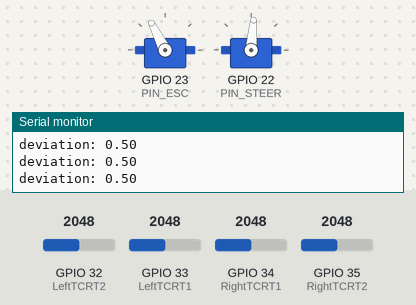
Bench run of a sketch on a simulated ESP32. Parts: 2 × servo, the last lines printed to the serial monitor. The inputs (shaded band) are chosen by the test bench; at power-on: GPIO 35 (RightTCRT2) = 2048, GPIO 32 (LeftTCRT2) = 2048, GPIO 33 (LeftTCRT1) = 2048, GPIO 34 (RightTCRT1) = 2048.

Above: at 7.2 s.
7.3 s: GPIO 35 (RightTCRT2) set to 1987
At 8.1 s:
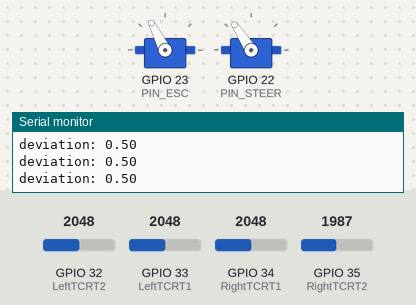
8.8 s: GPIO 32 (LeftTCRT2) set to 1927
At 9.3 s:
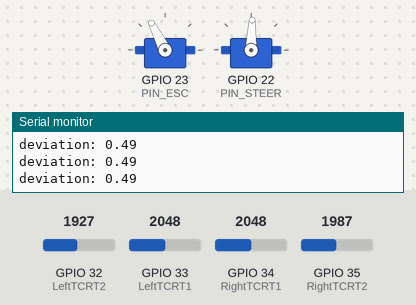
10.3 s: GPIO 33 (LeftTCRT1) set to 2167
At 11.5 s:
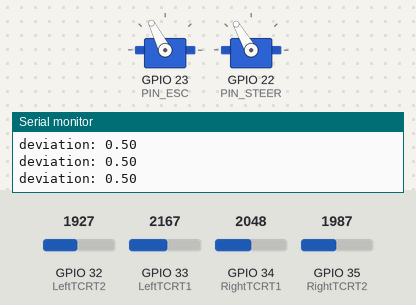
11.8 s: GPIO 34 (RightTCRT1) set to 2866
At 12.1 s:
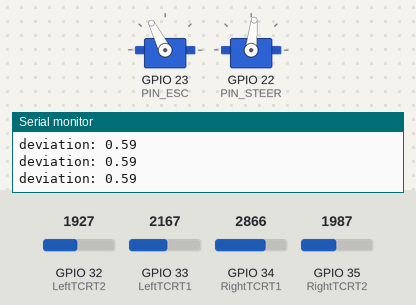
13.3 s: GPIO 34 (RightTCRT1) set to 1730
At 14.5 s:
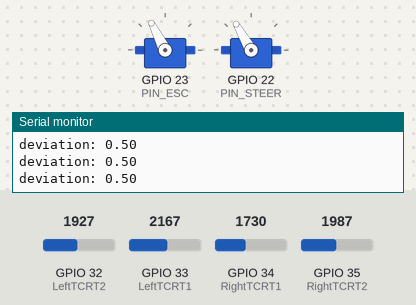
14.8 s: GPIO 32 (LeftTCRT2) set to 1730
At 15.7 s:
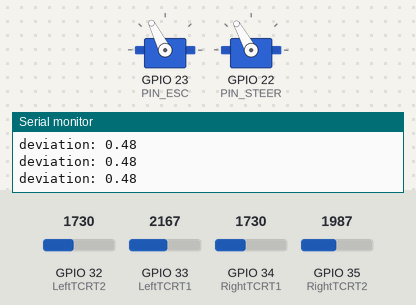
Timing chart, 0 to 17.3 s (numbered marks = the images above; inputs shaded):
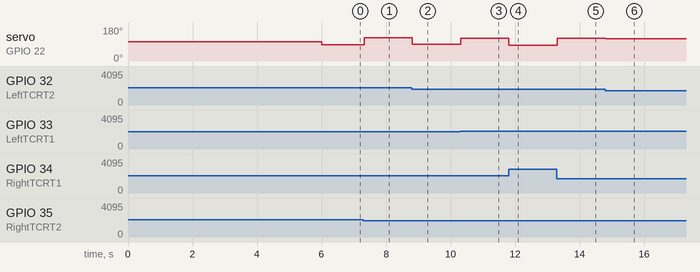

The sketch:

Mamdani_v2.ino
```cpp
// #include <NimBLEDevice.h>
#include <ESP32Servo.h>
#include "Fuzzy.h"
#include "GeometricShapes.h"

Servo esc, steer;
Fuzzy fuzzy;

const int PIN_ESC   = 23;
const int PIN_STEER = 22;
const int LeftTCRT1 = 33;
const int LeftTCRT2 = 32;
const int RightTCRT1 = 34;
const int RightTCRT2 = 35;

int leftValue1 = 0;
int leftValue2 = 0;
int rightValue1 = 0;
int rightValue2 = 0;


void setup() {
  Serial.begin(115200);
  pinMode(LeftTCRT1, INPUT);
  pinMode(LeftTCRT2, INPUT);
  pinMode(RightTCRT1, INPUT);
  pinMode(RightTCRT2, INPUT);

  // ESC & Servo
  ESP32PWM::allocateTimer(0);
  ESP32PWM::allocateTimer(1);
  esc.setPeriodHertz(50);
  esc.attach(PIN_ESC, 1000, 2000);
  steer.attach(PIN_STEER, 1000, 2000);
  esc.writeMicroseconds(1500);
  steer.writeMicroseconds(1570); // Mitte angepasst
  delay(6000);
  esc.writeMicroseconds(1650);
}

void loop() {
    esc.writeMicroseconds(1650);

    int sL = analogRead(33);
    int bL = analogRead(32);
    int sR = analogRead(34);
    int bR = analogRead(35);

    //TODO: wenn beide werte hoch sind, anhalten

    // 1. Fuzzy inference
    InputMembershipDegrees inM = fuzzy.inference(sL, bL, sR, bR);

    // 2. Regeln
    OutputMembershipDegrees outM = fuzzy.rules(inM);

    // 3. Defuzzify -> PWM
    float steering_pwm = fuzzy.defuzzify(outM);

    // Ausgabe für die Auswertung nicht bei angehobenem Fahrzeug
    if (bL< 1000 || bR < 1000 ){
      Serial.println(sL);
      Serial.println(bL);
      Serial.println(sR);
      Serial.println(bR);
      Serial.println(steering_pwm);}

//     if (leftDeviation > rightDeviation):
//     direction = 'left'
// else:
//     direction = 'right'

    //Serial.print("PWM: ");
    //Serial.println(steering_pwm);

    steer.writeMicroseconds(steering_pwm);

    delay(20);  // Loop entspannt lassen, ESC mag 50 Hz
}
```

Fuzzy.cpp
```cpp
#include "Fuzzy.h"
#include <Arduino.h>


// ------------------- Konstruktor -------------------

Fuzzy::Fuzzy() {
    // aktuell nichts zu tun
}

// ------------------- inference -------------------


InputMembershipDegrees Fuzzy::inference(int smallLeft,
                                        int bigLeft,
                                        int smallRight,
                                        int bigRight)
{
    InputMembershipDegrees m;
    m.smallLeft  = 0.0f;
    m.bigLeft    = 0.0f;
    m.normal     = 0.0f;
    m.smallRight = 0.0f;
    m.bigRight   = 0.0f;

    float muSmall  = 0.0f;
    float muBig    = 0.0f;
    float muNormal = 0.0f;

    int leftDeviation  = smallLeft  + bigLeft;
    int rightDeviation = smallRight + bigRight;

    // Grad der Deviation von 0% (Normal) bis 100% (Big) berechnen:
    float deviation;
    bool directionLeft;
    bool directionNormal; // hinzugefügt

    if ((leftDeviation < 400) && (rightDeviation < 400)){
        deviation = 0;
    }else {
        if (leftDeviation > rightDeviation) {
        float s = smallLeft/4095.0f;
        float b = bigLeft / 4095.0f;
        deviation = 0.5*s+0.5*b;
        directionLeft = true;
        directionNormal = false;
        } else {
        float s = smallRight / 4095.0f;
        float b = bigRight /4095.0f;
        deviation = 0.5*s+0.5*b;
        directionLeft = false;
        directionNormal=false;
        }
    }


    // Begrenzung, nur falls irgendwas schief geht
    if (deviation < 0.0f) deviation = 0.0f;
    if (deviation > 1.0f) deviation = 1.0f;

    // inference berechnen mit drei generellen Membershipfunktionen
    // (gespiegelt für left und right)
    if (deviation == 0.0f){
        muNormal = 1.0f;
    }
    else if (deviation < 0.5f) {
        // Absteigende Kante der Normal-Membershipfunktion
        muNormal = -2.0f * deviation + 1.0f;
        muSmall  = 1.0f - muNormal;  // Aufsteigende Kante von Small
        muBig    = 0.0f;
    } else {
        // Absteigende Kante von Small
        muSmall = -2.0f * deviation + 2;
        muBig   = 1.0f - muSmall;    // Aufsteigende Kante von Big
        muNormal = 0.0f;
    }

    if (directionLeft) {
        m.smallLeft  = muSmall;
        m.bigLeft    = muBig;
        m.normal     = muNormal;
        m.smallRight = 0.0f;
        m.bigRight   = 0.0f;
    } else {
        m.smallLeft  = 0.0f;
        m.bigLeft    = 0.0f;
        m.normal     = muNormal;
        m.smallRight = muSmall;
        m.bigRight   = muBig;
    }
    Serial.print("deviation: ");
    Serial.println(deviation);
    return m;
}

// ------------------- rules -------------------
//
// Entspricht der Python-Methode:
// def rules(self, membershipdegrees):
//   if smallLeft or bigLeft -> right
//   if smallRight or bigRight -> left
//   if normal -> normal
//

OutputMembershipDegrees Fuzzy::rules(const InputMembershipDegrees &m) {
    OutputMembershipDegrees o;
    o.bigLeft   = 0.0f;
    o.smallLeft = 0.0f;
    o.normal = 0.0f;
    o.bigRight  = 0.0f;
    o.smallRight = 0.0f;

    // Kleine Hilfsfunktion -> im Code direkt mit > 0.0f
    if (m.smallLeft > 0.0f ) {
        // nach rechts lenken
        o.smallRight = m.smallLeft;
    }
    if (m.bigLeft > 0.0f){
        o.bigRight = m.bigLeft;
    }
    if (m.smallRight > 0.0){
        o.smallLeft = m.smallRight;
    }
    if ( m.bigRight > 0.0f) {
        // nach links lenken
        o.bigLeft = m.bigRight;
    }
    if (m.normal > 0.0f) {
        o.normal = m.normal;
    }

    return o;
}

// ------------------- defuzzify -------------------

float Fuzzy::defuzzify(const OutputMembershipDegrees &o) { //"&o" übergibt das Objekt keine Kopie
    float steering_pwm = 1570.0f; // Default: geradeaus Mitte geändert

    // Zur Lesbarkeit: lokale Kopien
    float smallLeft  = o.smallLeft;
    float bigLeft = o.bigLeft;
    float smallRight = o.smallRight;
    float bigRight = o.bigRight;
    float normal = o.normal;
    float offset = 1230.0f; // nierigster Wert angepasst
    float maxvalue = 1770.0f; // höchster Wert angepasst

    if (bigLeft > 0.0f && smallLeft > 0.0f) {
        float x1, x2, x3;
        float area1, area2, area3, area4;
        float cog1, cog2, cog3, cog4;

        if (bigLeft < smallLeft) {
            // relevante Schnittpunkte berechnen
            x1 = bigLeft * 100.0f + 1370;
            x2 = smallLeft * 100.0f + 1370;
            x3 = smallLeft * -100.0f + 1570;

            // Einzelne Flächen und Schwerpunkte berechnen
            RectangleShape shape1(1370, x1, bigLeft);
            area1 = shape1.getArea();
            cog1  = shape1.getCenterOfGravity();

            Trapezoid shape2(x1, x2, bigLeft, smallLeft);
            area2 = shape2.getArea();
            cog2  = shape2.getCenterOfGravity();

            RectangleShape shape3(x2, x3, smallLeft);
            area3 = shape3.getArea();
            cog3  = shape3.getCenterOfGravity();

            Triangle shape4(x3, 1570, smallLeft, TRIANGLE_LEFT);
            area4 = shape4.getArea();
            cog4  = shape4.getCenterOfGravity();
        } else {
            x1 = bigLeft * -100.0f + 1470;
            x2 = smallLeft * -100.0f + 1470;
            x3 = smallLeft * -100.0f + 1570;

            RectangleShape shape1(1370, x1, bigLeft);
            area1 = shape1.getArea();
            cog1  = shape1.getCenterOfGravity();

            Trapezoid shape2(x1, x2, bigLeft, smallLeft);
            area2 = shape2.getArea();
            cog2  = shape2.getCenterOfGravity();

            RectangleShape shape3(x2, x3, smallLeft);
            area3 = shape3.getArea();
            cog3  = shape3.getCenterOfGravity();

            Triangle shape4(x3, 1570, smallLeft, TRIANGLE_LEFT);
            area4 = shape4.getArea();
            cog4  = shape4.getCenterOfGravity();
        }

        float sumArea = area1 + area2 + area3 + area4;
        if (sumArea > 0.0f) {
            steering_pwm = (area1 * cog1 + area2 * cog2 + area3 * cog3 + area4 * cog4) / sumArea;
        }
    }
    else if (bigRight > 0.0f && smallRight > 0.0f) {
        float x1, x2, x3;
        float area1, area2, area3, area4;
        float cog1, cog2, cog3, cog4;

        if (bigRight < smallRight) {
            x1 = smallRight * 100.0f + 1570;
            x2 = smallRight * -100.0f + 1770;
            x3 = bigRight * -100.0f + 1770;

            Triangle shape1(1570, x1, smallRight, TRIANGLE_RIGHT);
            area1 = shape1.getArea();
            cog1  = shape1.getCenterOfGravity();

            RectangleShape shape2(x1, x2, smallRight);
            area2 = shape2.getArea();
            cog2  = shape2.getCenterOfGravity();

            Trapezoid shape3(x2, x3, bigRight, smallRight);
            area3 = shape3.getArea();
            cog3  = shape3.getCenterOfGravity();

            RectangleShape shape4(x3, 1770, bigRight);
            area4 = shape4.getArea();
            cog4  = shape4.getCenterOfGravity();
        } else {
            x1 = smallRight * 100.0f + 1570;
            x2 = smallRight * 100.0f + 1670;
            x3 = bigRight * 100.0f + 1670;

            Triangle shape1(1570, x1, smallRight, TRIANGLE_RIGHT);
            area1 = shape1.getArea();
            cog1  = shape1.getCenterOfGravity();

            RectangleShape shape2(x1, x2, smallRight);
            area2 = shape2.getArea();
            cog2  = shape2.getCenterOfGravity();

            Trapezoid shape3(x2, x3, smallRight, bigRight);
            area3 = shape3.getArea();
            cog3  = shape3.getCenterOfGravity();

            RectangleShape shape4(x3, 1770, bigRight);
            area4 = shape4.getArea();
            cog4  = shape4.getCenterOfGravity();
        }

        float sumArea = area1 + area2 + area3 + area4;
        if (sumArea > 0.0f) {
            steering_pwm = (area1 * cog1 + area2 * cog2 + area3 * cog3 + area4 * cog4) / sumArea;
        }
    }
    else if (bigLeft > 0.0f) {
        float x1 = bigLeft * -100.0f + 1470;

        RectangleShape shape1(1370, x1, bigLeft);
        float area1 = shape1.getArea();
        float cog1  = shape1.getCenterOfGravity();

        Triangle shape2(x1, 1470, bigLeft, TRIANGLE_LEFT);
        float area2 = shape2.getArea();
        float cog2  = shape2.getCenterOfGravity();

        float sumArea = area1 + area2;
        if (sumArea > 0.0f) {
            steering_pwm = (area1 * cog1 + area2 * cog2) / sumArea;
        }
    }
    else if (bigRight > 0.0f) {
        float x1 =  bigRight * 100.0f + 1670;

        Triangle shape1(1670, x1, bigRight, TRIANGLE_RIGHT); //Mitte geändert
        float area1 = shape1.getArea();
        float cog1  = shape1.getCenterOfGravity();

        RectangleShape shape2(x1, 1770, bigRight);
        float area2 = shape2.getArea();
        float cog2  = shape2.getCenterOfGravity();

        float sumArea = area1 + area2;
        if (sumArea > 0.0f) {
            steering_pwm = (area1 * cog1 + area2 * cog2) / sumArea;
        }
    }
    else if (normal > 0.0f && (smallLeft > 0.0 || smallRight > 0.0f)){
        float l, r, x0, x1 , x2, x3, x4, xn;
        if (normal < smallLeft){
            l = smallLeft;
            r = normal;
            x0 = 1370;
            x1 = smallLeft * 100.0f + 1370;
            x2 = smallLeft * -100.0f + 1570;
            x3 = normal * -100.0f + 1570;
            x4 = normal * -100.0f + 1670;
            xn = 1670;
        }
        else if (normal < smallRight){
            l = normal;
            r = smallRight;
            x0 = 1470;
            x1 = normal * 100.0f + 1470;
            x2 = normal * 100.0f + 1570;
            x3 = smallRight * 100.0f + 1570;
            x4 = smallRight * -100.0f + 1770;
            xn = 1770;
        }
        else if ((smallLeft > 0) and (smallLeft < normal)){
            l = smallLeft;
            r = normal;
            x0 = 1370;
            x1 = smallLeft * 100.0f + 1370;
            x2 = smallLeft * 100.0f + 1470;
            x3 = normal * 100.0f + 1470;
            x4 = normal * -100.0f + 1670;
            xn = 1670;
        }
        else {
            l = normal;
            r = smallRight;
            x0 = 1470;
            x1 = normal * 100.0f + 1470;
            x2 = normal * -100.0f + 1670;
            x3 = smallRight * -100.0f + 1670;
            x4 = smallRight * -100.0f + 1770;
            xn = 1770;
        }

        Triangle shape1(x0, x1, l, TRIANGLE_RIGHT);
        float area1 = shape1.getArea();
        float cog1  = shape1.getCenterOfGravity();

        RectangleShape shape2(x1, x2, l);
        float area2 = shape2.getArea();
        float cog2  = shape2.getCenterOfGravity();

        Trapezoid shape3(x2, x3, l, r);
        float area3 = shape3.getArea();
        float cog3 = shape3.getCenterOfGravity();

        RectangleShape shape4(x3, x4, r);
        float area4 = shape4.getArea();
        float cog4 = shape4.getCenterOfGravity();

        Triangle shape5(x4, xn, r, TRIANGLE_LEFT);
        float area5 = shape5.getArea();
        float cog5 = shape5.getCenterOfGravity();

        float sumArea = area1 + area2 + area3 + area4 + area5;
        if (sumArea > 0.0f) {
            steering_pwm = (area1 * cog1 + area2 * cog2 + area3 * cog3 + area4*cog4 + area5 * cog5) / sumArea;
    }
    else if (smallLeft >0.0f) {
        steering_pwm = 1470;
    }
    else if (smallRight > 0.0){
        steering_pwm = 1670;
    }
    else {
        steering_pwm = 1570.0f; // angepasste Mitte
    }
    }
    return steering_pwm;
}
```

Fuzzy.h
```cpp
#ifndef FUZZY_H
#define FUZZY_H

#include "GeometricShapes.h"

// Struktur für die Membershipgrade der Eingangsseite
struct InputMembershipDegrees {
    float smallLeft;
    float bigLeft;
    float normal;
    float smallRight;
    float bigRight;
};

// Struktur für die Output-Membershipgrade (left, normal, right)
struct OutputMembershipDegrees {
    float smallLeft;
    float smallRight;
    float normal;
    float bigLeft;
    float bigRight;
};

class Fuzzy {
public:
    Fuzzy();

    // 1. Fuzzifizierung / Inferenz
    InputMembershipDegrees inference(int smallLeft,
                                     int bigLeft,
                                     int smallRight,
                                     int bigRight);

    // 2. Regelbasis
    OutputMembershipDegrees rules(const InputMembershipDegrees &m);

    // 3. Defuzzifikation: gibt PWM-Signal (1300...1700) zurück
    float defuzzify(const OutputMembershipDegrees &o);

};

#endif // FUZZY_H
```

GeometricShapes.cpp
```cpp
#include "GeometricShapes.h"

// ------- Triangle -------

Triangle::Triangle(float start, float end, float mu, TriangleSide side)
    : start(start), end(end), width(end-start), mu(mu), side(side) //direkte Inititalisierung ohne Leerobjekt
{
}

float Triangle::getArea() const {
    return (width * mu) / 2.0f; //umgeändert in width statt (end - start)
}

float Triangle::getCenterOfGravity() const {
    if (side == TRIANGLE_LEFT) {
        // hohe Seite links: Schwerpunkt bei 1/3 der Basis
        return (width / 3.0f) + start;
    } else {
        // hohe Seite rechts: Schwerpunkt bei 2/3 der Basis
        return (width * 2.0f / 3.0f) + start;
    }
}

// ------- RectangleShape -------

RectangleShape::RectangleShape(float start, float end, float mu)
    : start(start), end(end), mu(mu), width(end-start)
{
}

float RectangleShape::getArea() const {
    return width * mu;
}

float RectangleShape::getCenterOfGravity() const {
    return (width / 2.0f) + start;
}

// ------- Trapezoid -------

Trapezoid::Trapezoid(float start, float end, float mu1, float mu2)
    : start(start), end(end), mu1(mu1), mu2(mu2), width(end-start)
{
}

float Trapezoid::getArea() const {
    return ((mu1 + mu2) / 2.0f) * width;
}

float Trapezoid::getCenterOfGravity() const { //TODO: hier nochmal überprüfen ob links ansteigend und rechts ansteigend korrekt umgesetzt sind
    float denom = (mu1 + mu2);
    if (denom == 0.0f) {
        // Degenerierter Fall: kein Trapez -> Schwerpunkt einfach in der Mitte
        return start + width / 2.0f;
    }
    else if (mu1 <= mu2) { //Fallunterscheidung vermutlich gar nicht gebraucht,wenn der größere Wert immer als mu2 angelegt wird.
    // steigt nach rechts
    return start + width/3 * (mu1 + 2*mu2) / denom;
    }
    else {
    // steigt nach links
    return start + width/3 * (2*mu1 + mu2) / denom;
    }
}
```

GeometricShapes.h
```cpp
#ifndef GEOMETRIC_SHAPES_H
#define GEOMETRIC_SHAPES_H

// Kleine Hilfs-Enumeration statt String "left"/"right"
enum TriangleSide {
    TRIANGLE_LEFT,
    TRIANGLE_RIGHT
};

class Triangle {
public:
    Triangle(float start, float end, float mu, TriangleSide side);

    float getArea() const;
    float getCenterOfGravity() const;

private:
    float start;
    float end;
    float width; //zusätzlich eingefügt für bessere lesbarkeit im Code
    float mu;
    TriangleSide side;
};

class RectangleShape {
public:
    RectangleShape(float start, float end, float mu);

    float getArea() const;
    float getCenterOfGravity() const;

private:
    float start;
    float end;
    float mu;
    float width;
};

class Trapezoid {
public:
    Trapezoid(float start, float end, float mu1, float mu2);

    float getArea() const;
    float getCenterOfGravity() const;

private:
    float start;
    float end;
    float mu1;
    float mu2;
    float width;
};

#endif // GEOMETRIC_SHAPES_H
```

Measured:
- the behaviour switches between 2048 and 2047 on GPIO 35 (RightTCRT2) (found by bisection; images 0 and 1)
- the behaviour switches between 1988 and 1987 on GPIO 32 (LeftTCRT2) (found by bisection; images 1 and 2)
- the behaviour switches between 2108 and 2109 on GPIO 33 (LeftTCRT1) (found by bisection; images 2 and 3)
- after the input at 7.3 s, servo on GPIO 22 (PIN_STEER): 85° → 123° at once
- after the input at 8.8 s, servo on GPIO 22 (PIN_STEER): 123° → 88° at once
- after the input at 10.3 s, servo on GPIO 22 (PIN_STEER): 88° → 120° at once
- after the input at 11.8 s, servo on GPIO 22 (PIN_STEER): 120° → 84° at once
- after the input at 13.3 s, servo on GPIO 22 (PIN_STEER): 84° → 120° at once
- after the input at 14.8 s, servo on GPIO 22 (PIN_STEER): 120° → 119° at once
